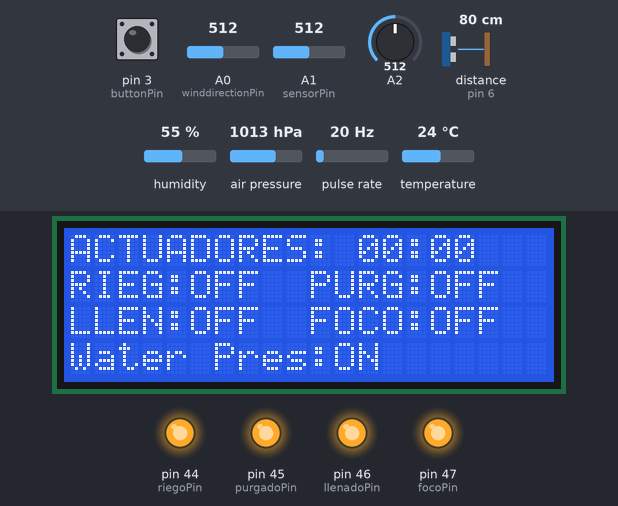
The sketch below on a simulated Arduino Mega 2560, built with avr-gcc and run on an emulated ATmega2560. Shown: 20×4 character LCD, output pins drawn as LEDs (lit = HIGH). Wiring (inferred from the names in the program): ultrasonic range finder: trigger pin 7; echo pin 6; pulse sensor: data pin 2. Inputs (shaded band) come from the test bench; at power-on: pin 3 (buttonPin) HIGH, distance to the obstacle (sensor on pin 6) 80 cm, A1 (sensorPin) = 512, A0 (winddirectionPin) = 512, A2 = 512, humidity 55 %, air pressure 1013 hPa, pulse rate 20 Hz, temperature 24 °C. The echo pulse lasts 58.3 µs per cm; pins used as bus, display or sensor lines are not drawn; what the sketch prints to the serial monitor is not drawn.

Above: at 1.3 s.
1.4 s: pin 3 (buttonPin) pulled LOW for 0.15 s
At 3.1 s:
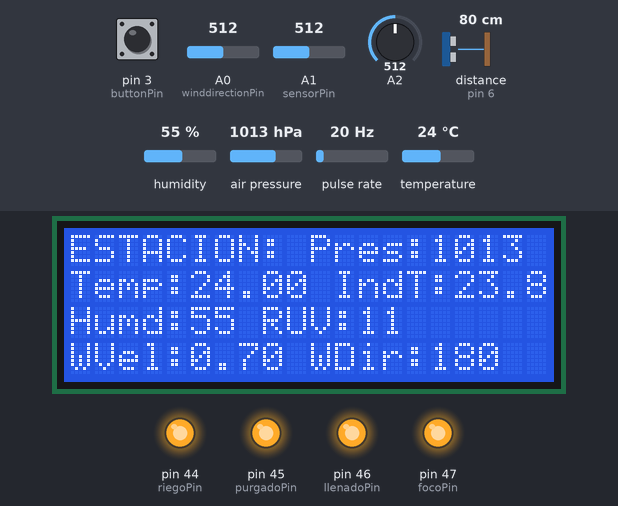
8.4 s: pin 3 (buttonPin) pulled LOW for 1 s
At 10.2 s:
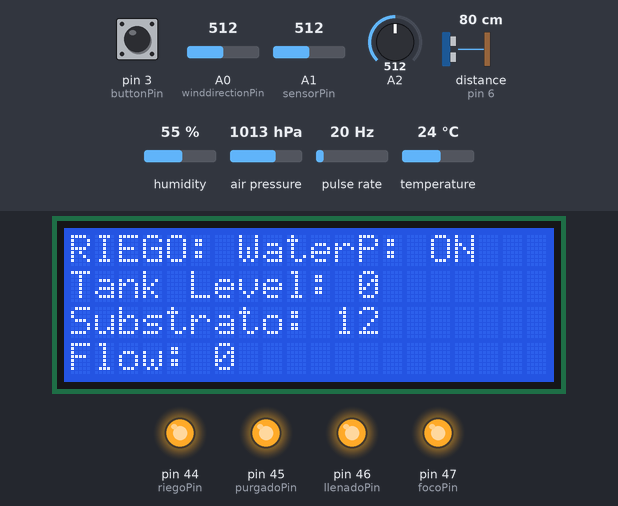
10.9 s: distance to the obstacle (sensor on pin 6) set to 2 cm
At 12.6 s:
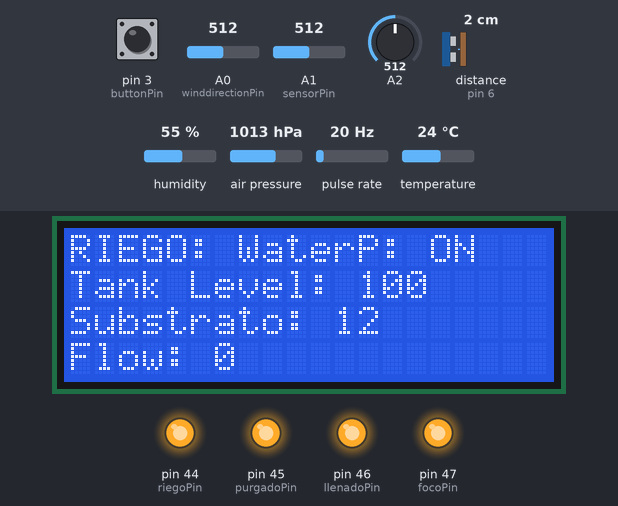
12.9 s: A1 (sensorPin) set to 398
At 14.3 s:
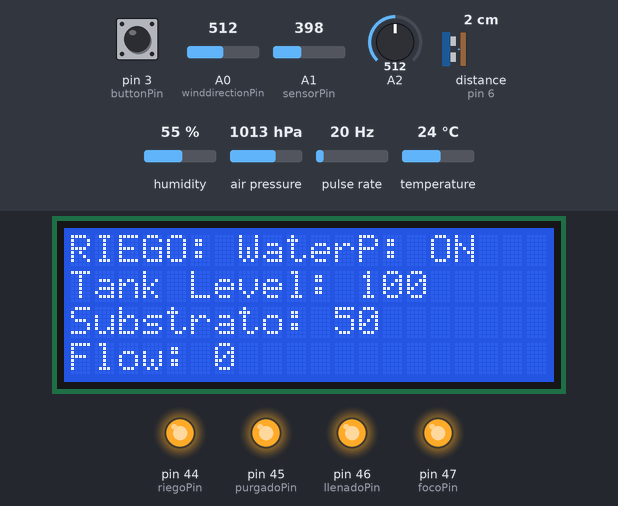
15.2 s: distance to the obstacle (sensor on pin 6) set to 35 cm
At 17.0 s:
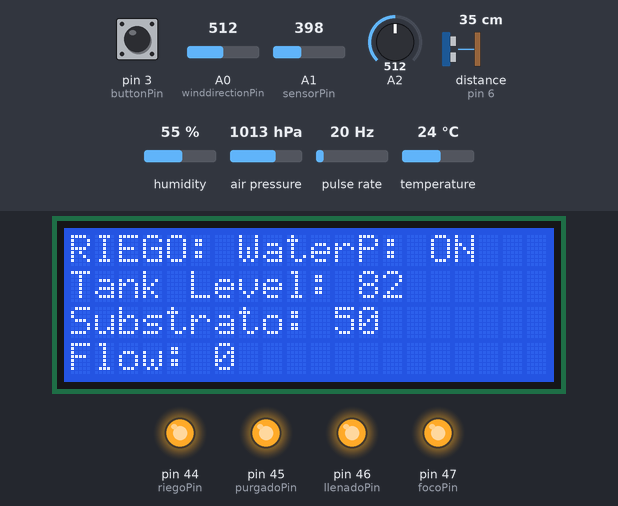
17.4 s: A1 (sensorPin) set to 716
At 18.6 s:
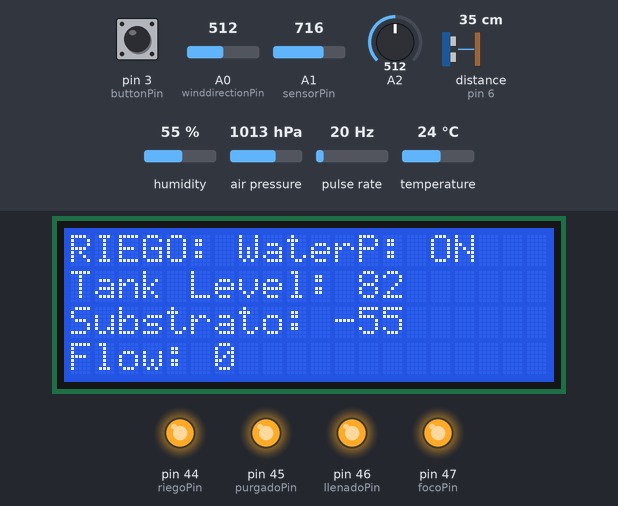
Timing chart, 0 to 20.4 s (numbered marks = the images above; inputs shaded):
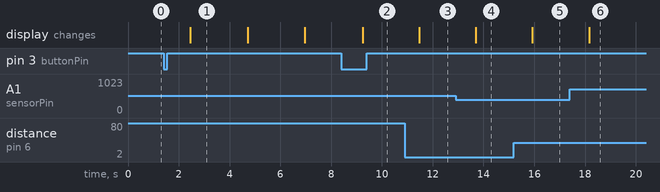

Measured:
- after the input at 1.4 s, the display: changes after 1.1 s (image 1)
- after the input at 8.4 s, the display: changes after 0.85 s (image 2)
- after the input at 10.9 s, the display: changes after 0.57 s (image 3)
- after the input at 12.9 s, the display: changes after 0.80 s (image 4)
- after the input at 15.2 s, the display: changes after 0.73 s (image 5)
- after the input at 17.4 s, the display: changes after 0.76 s (image 6)
- what the display in image 1 shows lasts 2.2 s, from 2.5 s to 4.7 s

The sketch:

main.ino
```cpp
#include <Wire.h>
#include <LiquidCrystal_I2C.h>
#include "DHT.h"
#include <Adafruit_BMP085.h>
#include "Sensors.h"
#include "Actuators.h"
#include "Display.h"
#include "Communication.h"
#include "Button.h"
#include "Globals.h"

void setup() {
    Serial.begin(9600);
    Serial2.begin(9600);

    initializeSensors();
    initializeDisplay();
    initializeActuators();
    initializeCommunication();
    initializeButton();

    displayMenu();
    startTime = millis();
}

void loop() {
    updateSensors();

    if (buttonPressed) {
        buttonPressed = false;
        menu = (menu + 1) % 3;
        displayMenu();
    }

    handleCommunication();

    unsigned long currentTime = millis();
    if (currentTime - lastUpdateTime >= updateInterval) {
        lastUpdateTime = currentTime;
        displayMenu();
    }
}
```

Actuators.cpp
```cpp
#include "Actuators.h"
#include "Globals.h"

void initializeActuators() {
    pinMode(riegoPin, OUTPUT);
    pinMode(purgadoPin, OUTPUT);
    pinMode(llenadoPin, OUTPUT);
    pinMode(focoPin, OUTPUT);

    digitalWrite(riegoPin, HIGH);
    digitalWrite(purgadoPin, HIGH);
    digitalWrite(llenadoPin, HIGH);
    digitalWrite(focoPin, HIGH);
}
```

Actuators.h
```cpp
#ifndef ACTUATORS_H
#define ACTUATORS_H

void initializeActuators();

#endif
```

Button.cpp
```cpp
#include "Button.h"
#include "Globals.h"

void initializeButton() {
    pinMode(buttonPin, INPUT_PULLUP);
    attachInterrupt(digitalPinToInterrupt(buttonPin), buttonISR, FALLING);
}

void buttonISR() {
    buttonPressed = true;
}
```

Button.h
```cpp
#ifndef BUTTON_H
#define BUTTON_H

void initializeButton();
void buttonISR();

#endif
```

Communication.cpp
```cpp
#include "Communication.h"
#include "Globals.h"

void initializeCommunication() {
    Serial2.begin(9600);
}

void handleCommunication() {
    if (Serial2.available()) {
        String command = Serial2.readStringUntil('\n');
        Serial.print("Received command: ");
        Serial.println(command);
        if (command == "REQUEST_DATA") {
            sendDataToPi();
        } else if (command.startsWith("SET_TIME:")) {
            hora = command.substring(9);
        } else if (command.startsWith("SET_RIEGO:")) {
            EVriego = command.substring(10) == "ON";
            digitalWrite(riegoPin, EVriego ? LOW : HIGH);
            Serial.print("Riego set to: ");
            Serial.println(EVriego ? "ON" : "OFF");
        } else if (command.startsWith("SET_PURGADO:")) {
            EVpurgado = command.substring(12) == "ON";
            digitalWrite(purgadoPin, EVpurgado ? LOW : HIGH);
            Serial.print("Purgado set to: ");
            Serial.println(EVpurgado ? "ON" : "OFF");
        } else if (command.startsWith("SET_LLENADO:")) {
            EVllenado = command.substring(11) == "ON";
            digitalWrite(llenadoPin, EVllenado ? LOW : HIGH);
            Serial.print("Llenado set to: ");
            Serial.println(EVllenado ? "ON" : "OFF");
        } else if (command.startsWith("SET_FOCO:")) {
            foco = command.substring(9) == "ON";
            digitalWrite(focoPin, foco ? LOW : HIGH);
            Serial.print("Foco set to: ");
            Serial.println(foco ? "ON" : "OFF");
        }
    }
}

void sendDataToPi() {
    Serial2.print("Temperature: ");
    Serial2.print(temperatura);
    Serial2.print("°C, Humidity: ");
    Serial2.print(humedad);
    Serial2.print("%, Pressure: ");
    Serial2.print(presionatm);
    Serial2.print(" mb, Index Temp: ");
    Serial2.print(indicetemperatura);
    Serial2.print("°C, Wind Speed: ");
    Serial2.print(velviento);
    Serial2.print(" km/h, Wind Direction: ");
    Serial2.print(dirviento);
    Serial2.print(" deg, UV Index: ");
    Serial2.print(radiacion);
    Serial2.print(", Water Present: ");
    Serial2.print(waterpresent ? "Yes" : "No");
    Serial2.print(", Riego: ");
    Serial2.print(digitalRead(riegoPin) == LOW ? "ON" : "OFF");
    Serial2.print(", Purgado: ");
    Serial2.print(digitalRead(purgadoPin) == LOW ? "ON" : "OFF");
    Serial2.print(", Llenado: ");
    Serial2.print(digitalRead(llenadoPin) == LOW ? "ON" : "OFF");
    Serial2.print(", Foco: ");
    Serial2.print(digitalRead(focoPin) == LOW ? "ON" : "OFF");
    Serial2.print(", Tank Level: ");
    Serial2.print(niveldeposito);
    Serial2.print(", Caudal: ");
    Serial2.print(caudal);
    Serial2.print(", Humedad del Sustrato: ");
    Serial2.print(humsustrato);
    Serial2.print(", Hora: ");
    Serial2.println(hora);
}
```

Communication.h
```cpp
#ifndef COMMUNICATION_H
#define COMMUNICATION_H

void initializeCommunication();
void handleCommunication();
void sendDataToPi();

#endif
```

Display.cpp
```cpp
#include "Display.h"
#include <LiquidCrystal_I2C.h>
#include "Globals.h"

LiquidCrystal_I2C lcd(0x27, 20, 4);

void initializeDisplay() {
    lcd.begin(20, 4);
    lcd.backlight();
}

void displayMenu() {
    lcd.clear();
    switch (menu) {
        case 0:
            lcd.setCursor(0, 0);
            lcd.print("ACTUADORES: ");
            lcd.print(hora);
            lcd.setCursor(0, 1);
            lcd.print("RIEG:");
            lcd.print(digitalRead(riegoPin) == LOW ? "ON " : "OFF ");
            lcd.setCursor(10, 1);
            lcd.print("PURG:");
            lcd.print(digitalRead(purgadoPin) == LOW ? "ON " : "OFF ");
            lcd.setCursor(0, 2);
            lcd.print("LLEN:");
            lcd.print(digitalRead(llenadoPin) == LOW ? "ON " : "OFF ");
            lcd.setCursor(10, 2);
            lcd.print("FOCO:");
            lcd.print(digitalRead(focoPin) == LOW ? "ON " : "OFF ");
            lcd.setCursor(0, 3);
            lcd.print("Water Pres:");
            lcd.print(waterpresent ? "ON " : "OFF ");
            break;
        case 1:
            lcd.setCursor(0, 0);
            lcd.print("ESTACION: ");
            lcd.print("Pres:");
            lcd.print(presionatm);
            lcd.setCursor(0, 1);
            lcd.print("Temp:");
            lcd.print(temperatura);
            lcd.setCursor(10, 1);
            lcd.print(" IndT:");
            lcd.print(indicetemperatura);
            lcd.setCursor(0, 2);
            lcd.print("Humd:");
            lcd.print(humedad);
            lcd.print(" RUV:");
            lcd.print(radiacion);
            lcd.setCursor(0, 3);
            lcd.print("WVel:");
            lcd.print(velviento);
            lcd.print(" WDir:");
            lcd.print(dirviento);
            break;
        case 2:
            lcd.setCursor(0, 0);
            lcd.print("RIEGO: ");
            lcd.print("WaterP: ");
            lcd.print(waterpresent ? "ON " : "OFF ");
            lcd.setCursor(0, 1);
            lcd.print("Tank Level: ");
            lcd.print(niveldeposito);
            lcd.setCursor(0, 2);
            lcd.print("Substrato: ");
            lcd.print(humsustrato);
            lcd.setCursor(0, 3);
            lcd.print("Flow: ");
            lcd.print(caudal);
            break;
    }
}
```

Display.h
```cpp
#ifndef DISPLAY_H
#define DISPLAY_H

void initializeDisplay();
void displayMenu();

#endif
```

Globals.cpp
```cpp
#include "Globals.h"
#include "DHT.h"

// Pines de los actuadores
const int riegoPin = 44;
const int purgadoPin = 45;
const int llenadoPin = 46;
const int focoPin = 47;

// Pines de los sensores
const int sensorPin = A1;
const int trigPin = 7;
const int echoPin = 6;

// Variables globales
volatile bool buttonPressed = false;
unsigned long startTime;
unsigned long lastUpdateTime = 0;
const unsigned long updateInterval = 1000;
int menu = 0;

// Variables del sistema
bool EVriego = false;
bool EVllenado = false;
bool EVpurgado = false;
bool waterpresent = true;
bool foco = false;
float temperatura = 0;
float indicetemperatura = 0;
int humedad = 0;
int dirviento = 0;
float velviento = 0;
long presionatm = 0;
int niveldeposito = 0;
int radiacion = 0;
int caudal = 0;
int humsustrato = 0;
String hora = "00:00";

const float altitud = 0.0;

int sensorValue;
long sum = 0;
int vout = 0;

const int windsensorPin = 2;
const int winddirectionPin = A0;
const int DHTPIN = 4;
const int DHTTYPE = DHT22;
volatile unsigned long pulseCount = 0;
const int buttonPin = 3;

void countPulse() {
    pulseCount++;
}
```

Globals.h
```cpp
#ifndef GLOBALS_H
#define GLOBALS_H

#include <Arduino.h>

// Pines de los actuadores
extern const int riegoPin;
extern const int purgadoPin;
extern const int llenadoPin;
extern const int focoPin;

// Pines de los sensores
extern const int sensorPin;
extern const int trigPin;
extern const int echoPin;

// Variables globales
extern volatile bool buttonPressed;
extern unsigned long startTime;
extern unsigned long lastUpdateTime;
extern const unsigned long updateInterval;
extern int menu;

// Variables del sistema
extern bool EVriego;
extern bool EVllenado;
extern bool EVpurgado;
extern bool waterpresent;
extern bool foco;
extern float temperatura;
extern float indicetemperatura;
extern int humedad;
extern int dirviento;
extern float velviento;
extern long presionatm;
extern int niveldeposito;
extern int radiacion;
extern int caudal;
extern int humsustrato;
extern String hora;
extern const float altitud;
extern int sensorValue;
extern long sum;
extern int vout;
extern const int windsensorPin;
extern const int winddirectionPin;
extern const int DHTPIN;
extern const int DHTTYPE;
extern volatile unsigned long pulseCount;
extern const int buttonPin;

// Funciones
void countPulse();

#endif
```

Sensors.cpp
```cpp
#include "Sensors.h"
#include <Wire.h>
#include "DHT.h"
#include <Adafruit_BMP085.h>
#include "Globals.h"

DHT dht(DHTPIN, DHTTYPE);
Adafruit_BMP085 bmp;

const int humedadAire = 550;
const int humedadAgua = 250;

void initializeSensors() {
    dht.begin();
    if (!bmp.begin()) {
        Serial.println("Could not find a valid BMP085 sensor, check wiring!");
        while (1) {}
    }

    pinMode(trigPin, OUTPUT);
    pinMode(echoPin, INPUT);
}

void updateSensors() {
    humedad = dht.readHumidity();
    temperatura = dht.readTemperature();

    if (isnan(humedad) || isnan(temperatura)) {
        Serial.println(F("Failed to read from DHT sensor!"));
        return;
    }

    indicetemperatura = dht.computeHeatIndex(temperatura, humedad, false);

    float presionCruda = bmp.readPressure() / 100.0;
    presionatm = presionCruda / pow(1 - (0.0065 * altitud) / (temperatura + 0.0065 * altitud + 273.15), 5.257);

    sensorValue = 0;
    sum = 0;
    for (int i = 0; i < 1024; i++) {
        sensorValue = analogRead(A2);
        sum = sensorValue + sum;
        delay(2);
    }
    vout = sum >> 10;
    vout = vout * 4980.0 / 1024;

    if (vout < 50) {
        radiacion = 0;
    } else if (vout < 227) {
        radiacion = 1;
    } else if (vout < 318) {
        radiacion = 2;
    } else if (vout < 408) {
        radiacion = 3;
    } else if (vout < 503) {
        radiacion = 4;
    } else if (vout < 606) {
        radiacion = 5;
    } else if (vout < 696) {
        radiacion = 6;
    } else if (vout < 795) {
        radiacion = 7;
    } else if (vout < 881) {
        radiacion = 8;
    } else if (vout < 976) {
        radiacion = 9;
    } else if (vout < 1079) {
        radiacion = 10;
    } else {
        radiacion = 11;
    }

    unsigned long currentTime = millis();
    unsigned long elapsedTime = currentTime - startTime;

    if (elapsedTime >= 1000) {
        detachInterrupt(digitalPinToInterrupt(windsensorPin));

        float frequency = pulseCount / (elapsedTime / 1000.0);
        velviento = (2.6994 * frequency) + 0.7;

        int directionValue = analogRead(winddirectionPin);
        dirviento = map(directionValue, 0, 1023, 0, 360);

        pulseCount = 0;
        startTime = currentTime;

        attachInterrupt(digitalPinToInterrupt(windsensorPin), countPulse, RISING);
    }

    int humedadtierra = analogRead(sensorPin);
    humsustrato = map(humedadtierra, humedadAire, humedadAgua, 0, 100);
    if (humsustrato > 100) humsustrato = 100;

    Serial.print("Humedad del sustrato: ");
    Serial.print(humsustrato);
    Serial.println("%");

    // Enviar un pulso de 10us al pin Trigger
    digitalWrite(trigPin, LOW);
    delayMicroseconds(2);
    digitalWrite(trigPin, HIGH);
    delayMicroseconds(10);
    digitalWrite(trigPin, LOW);

    // Leer la duración del pulso en el pin Echo
    long duration = pulseIn(echoPin, HIGH);

    // Calcular la distancia en cm (velocidad del sonido = 34300 cm/s)
    long distance = duration * 0.034 / 2;

    // Calcular el nivel de llenado en porcentaje
    if (distance <= 25) {
        niveldeposito = 100;
    } else if (distance >= 75) {
        niveldeposito = 0;
    } else {
        // Mapeo lineal entre 25cm y 75cm
        niveldeposito = map(distance, 25, 75, 100, 0);
    }

    Serial.print("Distance: ");
    Serial.print(distance);
    Serial.print(" cm, niveldeposito: ");
    Serial.print(niveldeposito);
    Serial.println("%");
}
```

Sensors.h
```cpp
#ifndef SENSORS_H
#define SENSORS_H

void initializeSensors();
void updateSensors();

#endif
```
